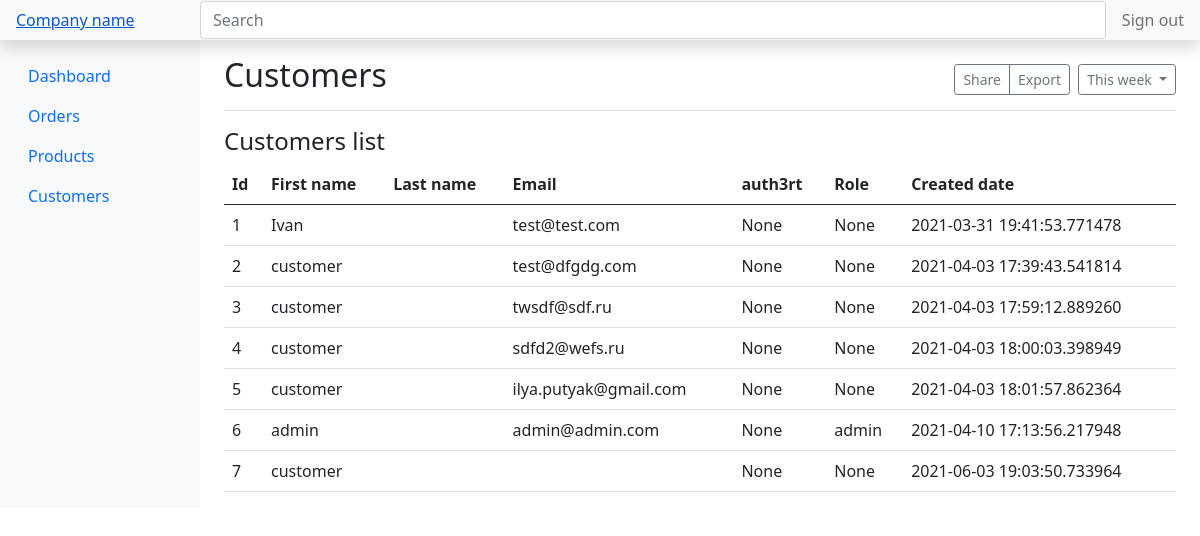
/admin/customers (signed in), run on the app's committed database.
### app.py (models this page shows)
class Customer(db.Model):
    __tablename__ = 'customers'
    id = db.Column(db.Integer, primary_key=True)
    firstname = db.Column(db.String, nullable=False)
    lastname = db.Column(db.String, nullable=True)
    email = db.Column(db.String, nullable=False, unique=True)
    password = db.Column(db.String, nullable=True)
    auth3rt = db.Column(db.String, nullable=True)
    role = db.Column(db.String, nullable=True)
    cdate = db.Column(db.DateTime, default=datetime.datetime.utcnow)

### app.py (the view)
@app.route('/admin/customers')
def admin_customers():
    try:
        session['auth_admin']
        query_customers = Customer.query.all()
        customers = []
        for i in query_customers:
            customers.append(dict(id=i.id, firstname=i.firstname, email=i.email, password=i.password, auth3rt=i.auth3rt, role=i.role, cdate=i.cdate))
        return render_template('admin_customers.html', customers=customers)
    except:
        return render_template('admin_dashboard.html', memo='memo')

### templates/admin_customers.html (shortened to what this page needs)
<!doctype html>
<html lang="en">
<head>
    <link href="https://getbootstrap.com/docs/5.0/dist/css/bootstrap.min.css" rel="stylesheet"
>
    <link href="https://getbootstrap.com/docs/5.0/examples/dashboard/dashboard.css" rel="stylesheet">
</head>
<body>
<header class="navbar navbar-light sticky-top bg-light flex-md-nowrap p-0 shadow">
    <a class="navbar navbar-light sticky-top bg-light col-md-3 col-lg-2 me-0 px-3" href="#">Company name</a>
    <input class="form-control form-control-dark w-100" type="text" placeholder="Search" aria-label="Search">
    <ul class="navbar-nav px-3">
        <li class="nav-item text-nowrap">
            <a class="nav-link" href="/delete-admin-auth/">Sign out</a>
        </li>
    </ul>
</header>
<div class="container-fluid">
    <div class="row">
        <nav id="sidebarMenu" class="col-md-3 col-lg-2 d-md-block bg-light sidebar collapse">
            <div class="position-sticky pt-3">
                <ul class="nav flex-column">
                    <li class="nav-item">
                        <a class="nav-link" href="/admin/dashboard">
                            Dashboard
                        </a>
                    </li>
                    <li class="nav-item">
                        <a class="nav-link" href="/admin/orders">
                            Orders
                        </a>
                    </li>
                    <li class="nav-item">
                        <a class="nav-link" href="/admin/products">
                            Products
                        </a>
                    </li>
                    <li class="nav-item">
                        <a class="nav-link active" aria-current="page" href="/admin/customers">
                            Customers
                        </a>
                    </li>
                </ul>
            </div>
        </nav>
        <main class="col-md-9 ms-sm-auto col-lg-10 px-md-4">
            <div class="d-flex justify-content-between flex-wrap flex-md-nowrap align-items-center pt-3 pb-2 mb-3 border-bottom">
                <h1 class="h2">Customers</h1>
                <div class="btn-toolbar mb-2 mb-md-0">
                    <div class="btn-group me-2">
                        <button type="button" class="btn btn-sm btn-outline-secondary">Share</button>
                        <button type="button" class="btn btn-sm btn-outline-secondary">Export</button>
                    </div>
                    <button type="button" class="btn btn-sm btn-outline-secondary dropdown-toggle">
                        This week
                    </button>
                </div>
            </div>
            <h4>Customers list</h4>
            <div class="table-responsive">
                <table class="table table-hover">
                    <thead>
                    <tr>
                        <th>Id</th>
                        <th>First name</th>
                        <th>Last name</th>
                        <th>Email</th>
                        <th>auth3rt</th>
                        <th>Role</th>
                        <th>Created date</th>
                    </tr>
                    </thead>
                    <tbody>
                    {% for i in customers %}
                    <tr data-toggle="modal" data-target="#{{ i.id }}">
                        <td>{{ i.id }}</td>
                        <td>{{ i.firstname }}</td>
                        <td>{{ i.lastname }}</td>
                        <td>{{ i.email }}</td>
                        <td>{{ i.auth3rt }}</td>
                        <td>{{ i.role }}</td>
                        <td>{{ i.cdate }}</td>
                    </tr>
                    {% endfor %}
                    </tbody>
                </table>
            </div>
        </main>
    </div>
</div>
</body>
</html>

### data on the page
Customer: id "1", firstname "Ivan", email "test@test.com", auth3rt "None", role "None", cdate "2021-03-31 19:41:53.771478"
Customer: id "2", firstname "customer", email "test@dfgdg.com", auth3rt "None", role "None", cdate "2021-04-03 17:39:43.541814"
Customer: id "3", firstname "customer", email "twsdf@sdf.ru", auth3rt "None", role "None", cdate "2021-04-03 17:59:12.889260"
Customer: id "4", firstname "customer", email "sdfd2@wefs.ru", auth3rt "None", role "None", cdate "2021-04-03 18:00:03.398949"
Customer: id "5", firstname "customer", email "ilya.putyak@gmail.com", auth3rt "None", role "None", cdate "2021-04-03 18:01:57.862364"
Customer: id "6", firstname "admin", email "admin@admin.com", auth3rt "None", role "admin", cdate "2021-04-10 17:13:56.217948"
Customer: id "7", firstname "customer", auth3rt "None", role "None", cdate "2021-06-03 19:03:50.733964"
